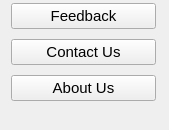
       <widget class="QWidget" name="page_5">
        <attribute name="icon">
         <iconset>
          <normaloff>C:/Users/Shivam/Downloads/smartphone.png</normaloff>C:/Users/Shivam/Downloads/smartphone.png</iconset>
        </attribute>
        <attribute name="label">
         <string> Others</string>
        </attribute>
        <widget class="QWidget" name="layoutWidget_3">
         <property name="geometry">
          <rect>
           <x>-4</x>
           <y>-7</y>
           <width>160</width>
           <height>121</height>
          </rect>
         </property>
         <layout class="QVBoxLayout" name="verticalLayout_22">
          <property name="spacing">
           <number>0</number>
          </property>
          <property name="leftMargin">
           <number>15</number>
          </property>
          <property name="topMargin">
           <number>0</number>
          </property>
          <item>
           <widget class="QPushButton" name="Dashboard_7">
            <property name="font">
             <font>
              <pointsize>11</pointsize>
             </font>
            </property>
            <property name="styleSheet">
             <string notr="true">
QPushButton:checked{
background-color:rgb(30, 81, 40);
color:white;
font-weight:bold;
}

QPushButton:hover{
background-color:;
	color: rgb(0, 111, 0);
color:white;
font-weight:bold;
}</string>
            </property>
            <property name="text">
             <string>Feedback</string>
            </property>
            <property name="icon">
             <iconset>
              <normaloff>C:/Users/Shivam/Downloads/rating-removebg-preview.png</normaloff>C:/Users/Shivam/Downloads/rating-removebg-preview.png</iconset>
            </property>
            <property name="iconSize">
             <size>
              <width>25</width>
              <height>25</height>
             </size>
            </property>
            <property name="checkable">
             <bool>true</bool>
            </property>
            <property name="autoExclusive">
             <bool>true</bool>
            </property>
           </widget>
          </item>
          <item>
           <widget class="QPushButton" name="Profile_5">
            <property name="font">
             <font>
              <pointsize>11</pointsize>
             </font>
            </property>
            <property name="styleSheet">
             <string notr="true">
QPushButton:checked{
background-color:rgb(30, 81, 40);
color:white;
font-weight:bold;
}

QPushButton:hover{
background-color:;
	color: rgb(0, 111, 0);
color:white;
font-weight:bold;
}</string>
            </property>
            <property name="text">
             <string>Contact Us</string>
            </property>
            <property name="icon">
             <iconset>
              <normaloff>C:/Users/Shivam/Downloads/phone.png</normaloff>C:/Users/Shivam/Downloads/phone.png</iconset>
            </property>
            <property name="iconSize">
             <size>
              <width>30</width>
              <height>30</height>
             </size>
            </property>
            <property name="checkable">
             <bool>true</bool>
            </property>
            <property name="autoExclusive">
             <bool>true</bool>
            </property>
           </widget>
          </item>
          <item>
           <widget class="QPushButton" name="Messages_5">
            <property name="font">
             <font>
              <pointsize>11</pointsize>
             </font>
            </property>
            <property name="styleSheet">
             <string notr="true">
QPushButton:checked{
background-color:rgb(30, 81, 40);
color:white;
font-weight:bold;
}

QPushButton:hover{
background-color:;
	color: rgb(0, 111, 0);
color:white;
font-weight:bold;
}</string>
            </property>
            <property name="text">
             <string>About Us</string>
            </property>
            <property name="icon">
             <iconset>
              <normaloff>C:/Users/Shivam/Downloads/round.png</normaloff>C:/Users/Shivam/Downloads/round.png</iconset>
            </property>
            <property name="iconSize">
             <size>
              <width>25</width>
              <height>25</height>
             </size>
            </property>
            <property name="checkable">
             <bool>true</bool>
            </property>
            <property name="autoExclusive">
             <bool>true</bool>
            </property>
           </widget>
          </item>
         </layout>
        </widget>
       </widget>
